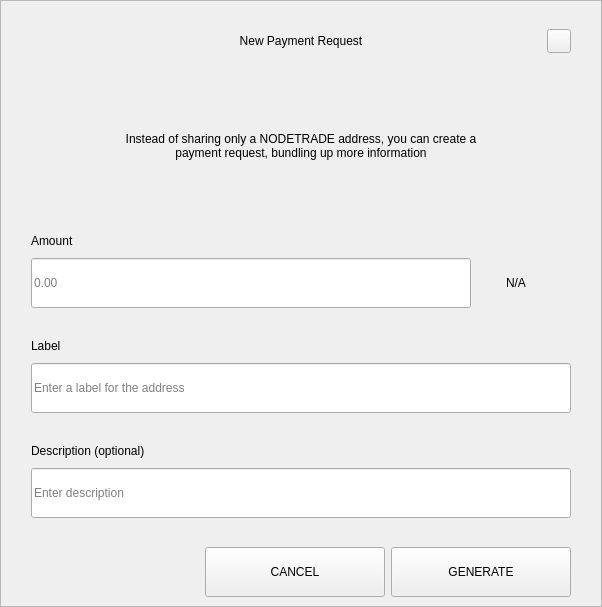
<?xml version="1.0" encoding="UTF-8"?>
<ui version="4.0">
 <class>RequestDialog</class>
 <widget class="QDialog" name="RequestDialog">
  <property name="geometry">
   <rect>
    <x>0</x>
    <y>0</y>
    <width>602</width>
    <height>607</height>
   </rect>
  </property>
  <property name="windowTitle">
   <string notr="true">N/A</string>
  </property>
  <layout class="QVBoxLayout" name="verticalLayout_5">
   <property name="spacing">
    <number>0</number>
   </property>
   <property name="leftMargin">
    <number>0</number>
   </property>
   <property name="topMargin">
    <number>0</number>
   </property>
   <property name="rightMargin">
    <number>0</number>
   </property>
   <property name="bottomMargin">
    <number>0</number>
   </property>
   <item>
    <widget class="QFrame" name="frame">
     <property name="styleSheet">
      <string notr="true"/>
     </property>
     <property name="frameShape">
      <enum>QFrame::StyledPanel</enum>
     </property>
     <property name="frameShadow">
      <enum>QFrame::Raised</enum>
     </property>
     <layout class="QVBoxLayout" name="verticalLayout_4" stretch="1,0,0">
      <property name="spacing">
       <number>0</number>
      </property>
      <property name="leftMargin">
       <number>30</number>
      </property>
      <property name="topMargin">
       <number>20</number>
      </property>
      <property name="rightMargin">
       <number>30</number>
      </property>
      <property name="bottomMargin">
       <number>0</number>
      </property>
      <item>
       <layout class="QHBoxLayout" name="horizontalLayout_3">
        <property name="spacing">
         <number>0</number>
        </property>
        <item>
         <spacer name="horizontalSpacer_21">
          <property name="orientation">
           <enum>Qt::Horizontal</enum>
          </property>
          <property name="sizeHint" stdset="0">
           <size>
            <width>40</width>
            <height>20</height>
           </size>
          </property>
         </spacer>
        </item>
        <item>
         <widget class="QLabel" name="labelTitle">
          <property name="minimumSize">
           <size>
            <width>0</width>
            <height>40</height>
           </size>
          </property>
          <property name="maximumSize">
           <size>
            <width>16777215</width>
            <height>40</height>
           </size>
          </property>
          <property name="styleSheet">
           <string notr="true">padding-left:24px;</string>
          </property>
          <property name="text">
           <string>New Payment Request</string>
          </property>
          <property name="alignment">
           <set>Qt::AlignCenter</set>
          </property>
          <property name="margin">
           <number>7</number>
          </property>
         </widget>
        </item>
        <item>
         <spacer name="horizontalSpacer">
          <property name="orientation">
           <enum>Qt::Horizontal</enum>
          </property>
          <property name="sizeHint" stdset="0">
           <size>
            <width>40</width>
            <height>20</height>
           </size>
          </property>
         </spacer>
        </item>
        <item>
         <widget class="QPushButton" name="btnEsc">
          <property name="minimumSize">
           <size>
            <width>24</width>
            <height>24</height>
           </size>
          </property>
          <property name="maximumSize">
           <size>
            <width>24</width>
            <height>24</height>
           </size>
          </property>
          <property name="focusPolicy">
           <enum>Qt::NoFocus</enum>
          </property>
          <property name="text">
           <string/>
          </property>
         </widget>
        </item>
       </layout>
      </item>
      <item>
       <widget class="QStackedWidget" name="stack">
        <property name="minimumSize">
         <size>
          <width>540</width>
          <height>0</height>
         </size>
        </property>
        <property name="maximumSize">
         <size>
          <width>540</width>
          <height>16777215</height>
         </size>
        </property>
        <property name="currentIndex">
         <number>0</number>
        </property>
        <widget class="QWidget" name="page_1">
         <property name="minimumSize">
          <size>
           <width>540</width>
           <height>0</height>
          </size>
         </property>
         <property name="maximumSize">
          <size>
           <width>540</width>
           <height>16777215</height>
          </size>
         </property>
         <layout class="QVBoxLayout" name="layout1">
          <property name="spacing">
           <number>0</number>
          </property>
          <property name="leftMargin">
           <number>0</number>
          </property>
          <property name="topMargin">
           <number>0</number>
          </property>
          <property name="rightMargin">
           <number>0</number>
          </property>
          <property name="bottomMargin">
           <number>0</number>
          </property>
          <item>
           <spacer name="verticalSpacer_21">
            <property name="orientation">
             <enum>Qt::Vertical</enum>
            </property>
            <property name="sizeType">
             <enum>QSizePolicy::Fixed</enum>
            </property>
            <property name="sizeHint" stdset="0">
             <size>
              <width>20</width>
              <height>30</height>
             </size>
            </property>
           </spacer>
          </item>
          <item alignment="Qt::AlignHCenter">
           <widget class="QLabel" name="labelMessage">
            <property name="minimumSize">
             <size>
              <width>400</width>
              <height>50</height>
             </size>
            </property>
            <property name="text">
             <string>Instead of sharing only a NODETRADE address, you can create a payment request, bundling up more information</string>
            </property>
            <property name="alignment">
             <set>Qt::AlignCenter</set>
            </property>
            <property name="wordWrap">
             <bool>true</bool>
            </property>
           </widget>
          </item>
          <item alignment="Qt::AlignBottom">
           <widget class="QWidget" name="containerAmount" native="true">
            <layout class="QVBoxLayout" name="verticalLayout">
             <property name="spacing">
              <number>9</number>
             </property>
             <property name="leftMargin">
              <number>0</number>
             </property>
             <property name="topMargin">
              <number>0</number>
             </property>
             <property name="rightMargin">
              <number>0</number>
             </property>
             <property name="bottomMargin">
              <number>0</number>
             </property>
             <item>
              <widget class="QLabel" name="labelSubtitleAmount">
               <property name="minimumSize">
                <size>
                 <width>350</width>
                 <height>16</height>
                </size>
               </property>
               <property name="maximumSize">
                <size>
                 <width>16777215</width>
                 <height>16</height>
                </size>
               </property>
               <property name="text">
                <string>Amount</string>
               </property>
              </widget>
             </item>
             <item alignment="Qt::AlignTop">
              <widget class="QWidget" name="layoutAmount" native="true">
               <layout class="QHBoxLayout" name="horizontalLayout" stretch="2,0">
                <property name="spacing">
                 <number>0</number>
                </property>
                <property name="leftMargin">
                 <number>0</number>
                </property>
                <property name="topMargin">
                 <number>0</number>
                </property>
                <property name="rightMargin">
                 <number>0</number>
                </property>
                <property name="bottomMargin">
                 <number>0</number>
                </property>
                <item>
                 <widget class="QLineEdit" name="lineEditAmount">
                  <property name="minimumSize">
                   <size>
                    <width>0</width>
                    <height>50</height>
                   </size>
                  </property>
                  <property name="maximumSize">
                   <size>
                    <width>16777215</width>
                    <height>50</height>
                   </size>
                  </property>
                  <property name="placeholderText">
                   <string notr="true">0.00</string>
                  </property>
                 </widget>
                </item>
                <item>
                 <widget class="QWidget" name="comboContainer" native="true">
                  <property name="minimumSize">
                   <size>
                    <width>100</width>
                    <height>50</height>
                   </size>
                  </property>
                  <property name="maximumSize">
                   <size>
                    <width>16777215</width>
                    <height>50</height>
                   </size>
                  </property>
                  <layout class="QHBoxLayout" name="horizontalLayout_31">
                   <property name="spacing">
                    <number>0</number>
                   </property>
                   <property name="leftMargin">
                    <number>0</number>
                   </property>
                   <property name="topMargin">
                    <number>0</number>
                   </property>
                   <property name="rightMargin">
                    <number>10</number>
                   </property>
                   <property name="bottomMargin">
                    <number>0</number>
                   </property>
                   <item>
                    <widget class="QLabel" name="comboBoxCoin">
                     <property name="text">
                      <string notr="true">N/A</string>
                     </property>
                     <property name="alignment">
                      <set>Qt::AlignCenter</set>
                     </property>
                    </widget>
                   </item>
                  </layout>
                 </widget>
                </item>
               </layout>
              </widget>
             </item>
            </layout>
           </widget>
          </item>
          <item>
           <spacer name="verticalSpacer_31">
            <property name="orientation">
             <enum>Qt::Vertical</enum>
            </property>
            <property name="sizeType">
             <enum>QSizePolicy::Fixed</enum>
            </property>
            <property name="sizeHint" stdset="0">
             <size>
              <width>20</width>
              <height>30</height>
             </size>
            </property>
           </spacer>
          </item>
          <item>
           <layout class="QVBoxLayout" name="verticalLayoutLabel">
            <property name="spacing">
             <number>9</number>
            </property>
            <item>
             <widget class="QLabel" name="labelSubtitleLabel">
              <property name="minimumSize">
               <size>
                <width>0</width>
                <height>16</height>
               </size>
              </property>
              <property name="maximumSize">
               <size>
                <width>16777215</width>
                <height>16</height>
               </size>
              </property>
              <property name="text">
               <string>Label</string>
              </property>
             </widget>
            </item>
            <item>
             <widget class="QLineEdit" name="lineEditLabel">
              <property name="minimumSize">
               <size>
                <width>0</width>
                <height>50</height>
               </size>
              </property>
              <property name="maximumSize">
               <size>
                <width>16777215</width>
                <height>50</height>
               </size>
              </property>
              <property name="placeholderText">
               <string>Enter a label for the address</string>
              </property>
             </widget>
            </item>
           </layout>
          </item>
          <item>
           <spacer name="verticalSpacer_34">
            <property name="orientation">
             <enum>Qt::Vertical</enum>
            </property>
            <property name="sizeType">
             <enum>QSizePolicy::Fixed</enum>
            </property>
            <property name="sizeHint" stdset="0">
             <size>
              <width>20</width>
              <height>30</height>
             </size>
            </property>
           </spacer>
          </item>
          <item>
           <layout class="QVBoxLayout" name="verticalLayoutDescription">
            <property name="spacing">
             <number>9</number>
            </property>
            <item>
             <widget class="QLabel" name="labelSubtitleDescription">
              <property name="minimumSize">
               <size>
                <width>0</width>
                <height>16</height>
               </size>
              </property>
              <property name="maximumSize">
               <size>
                <width>16777215</width>
                <height>16</height>
               </size>
              </property>
              <property name="text">
               <string>Description (optional)</string>
              </property>
             </widget>
            </item>
            <item>
             <widget class="QLineEdit" name="lineEditDescription">
              <property name="minimumSize">
               <size>
                <width>0</width>
                <height>50</height>
               </size>
              </property>
              <property name="maximumSize">
               <size>
                <width>16777215</width>
                <height>50</height>
               </size>
              </property>
              <property name="placeholderText">
               <string>Enter description</string>
              </property>
             </widget>
            </item>
            <item>
             <spacer name="verticalSpacer_4">
              <property name="orientation">
               <enum>Qt::Vertical</enum>
              </property>
              <property name="sizeType">
               <enum>QSizePolicy::Fixed</enum>
              </property>
              <property name="sizeHint" stdset="0">
               <size>
                <width>20</width>
                <height>20</height>
               </size>
              </property>
             </spacer>
            </item>
           </layout>
          </item>
         </layout>
        </widget>
        <widget class="QWidget" name="page_2">
         <layout class="QVBoxLayout" name="layout2">
          <item>
           <spacer name="verticalSpacer_5">
            <property name="orientation">
             <enum>Qt::Vertical</enum>
            </property>
            <property name="sizeType">
             <enum>QSizePolicy::Fixed</enum>
            </property>
            <property name="sizeHint" stdset="0">
             <size>
              <width>20</width>
              <height>50</height>
             </size>
            </property>
           </spacer>
          </item>
          <item alignment="Qt::AlignHCenter">
           <widget class="QLabel" name="labelQrImg">
            <property name="minimumSize">
             <size>
              <width>260</width>
              <height>260</height>
             </size>
            </property>
            <property name="maximumSize">
             <size>
              <width>260</width>
              <height>260</height>
             </size>
            </property>
            <property name="text">
             <string/>
            </property>
            <property name="alignment">
             <set>Qt::AlignCenter</set>
            </property>
           </widget>
          </item>
          <item>
           <spacer name="verticalSpacer_2">
            <property name="orientation">
             <enum>Qt::Vertical</enum>
            </property>
            <property name="sizeType">
             <enum>QSizePolicy::Fixed</enum>
            </property>
            <property name="sizeHint" stdset="0">
             <size>
              <width>20</width>
              <height>30</height>
             </size>
            </property>
           </spacer>
          </item>
          <item alignment="Qt::AlignHCenter">
           <widget class="QLabel" name="labelAddress">
            <property name="text">
             <string notr="true">N/A </string>
            </property>
           </widget>
          </item>
          <item>
           <spacer name="verticalSpacer_32">
            <property name="orientation">
             <enum>Qt::Vertical</enum>
            </property>
            <property name="sizeType">
             <enum>QSizePolicy::Expanding</enum>
            </property>
            <property name="sizeHint" stdset="0">
             <size>
              <width>20</width>
              <height>20</height>
             </size>
            </property>
           </spacer>
          </item>
          <item>
           <layout class="QHBoxLayout" name="horizontal">
            <property name="leftMargin">
             <number>20</number>
            </property>
            <property name="rightMargin">
             <number>20</number>
            </property>
            <property name="bottomMargin">
             <number>20</number>
            </property>
            <item>
             <spacer name="horizontalSpacer_4">
              <property name="orientation">
               <enum>Qt::Horizontal</enum>
              </property>
              <property name="sizeHint" stdset="0">
               <size>
                <width>40</width>
                <height>20</height>
               </size>
              </property>
             </spacer>
            </item>
            <item>
             <widget class="QPushButton" name="btnCopyAddress">
              <property name="minimumSize">
               <size>
                <width>180</width>
                <height>50</height>
               </size>
              </property>
              <property name="text">
               <string>COPY ADDRESS</string>
              </property>
             </widget>
            </item>
            <item>
             <widget class="QPushButton" name="btnCopyUrl">
              <property name="minimumSize">
               <size>
                <width>180</width>
                <height>50</height>
               </size>
              </property>
              <property name="text">
               <string>COPY URL</string>
              </property>
             </widget>
            </item>
            <item>
             <spacer name="horizontalSpacer_2">
              <property name="orientation">
               <enum>Qt::Horizontal</enum>
              </property>
              <property name="sizeHint" stdset="0">
               <size>
                <width>40</width>
                <height>20</height>
               </size>
              </property>
             </spacer>
            </item>
           </layout>
          </item>
         </layout>
        </widget>
       </widget>
      </item>
      <item>
       <widget class="QWidget" name="buttonsStack" native="true">
        <layout class="QHBoxLayout" name="horizontalLayout_5">
         <property name="leftMargin">
          <number>20</number>
         </property>
         <property name="rightMargin">
          <number>0</number>
         </property>
         <item>
          <spacer name="horizontalSpacer_41">
           <property name="orientation">
            <enum>Qt::Horizontal</enum>
           </property>
           <property name="sizeHint" stdset="0">
            <size>
             <width>40</width>
             <height>20</height>
            </size>
           </property>
          </spacer>
         </item>
         <item>
          <widget class="QPushButton" name="btnCancel">
           <property name="minimumSize">
            <size>
             <width>180</width>
             <height>50</height>
            </size>
           </property>
           <property name="focusPolicy">
            <enum>Qt::NoFocus</enum>
           </property>
           <property name="text">
            <string>CANCEL</string>
           </property>
          </widget>
         </item>
         <item>
          <widget class="QPushButton" name="btnSave">
           <property name="minimumSize">
            <size>
             <width>180</width>
             <height>50</height>
            </size>
           </property>
           <property name="focusPolicy">
            <enum>Qt::NoFocus</enum>
           </property>
           <property name="text">
            <string>GENERATE</string>
           </property>
          </widget>
         </item>
        </layout>
       </widget>
      </item>
     </layout>
    </widget>
   </item>
  </layout>
 </widget>
 <resources/>
 <connections/>
</ui>
